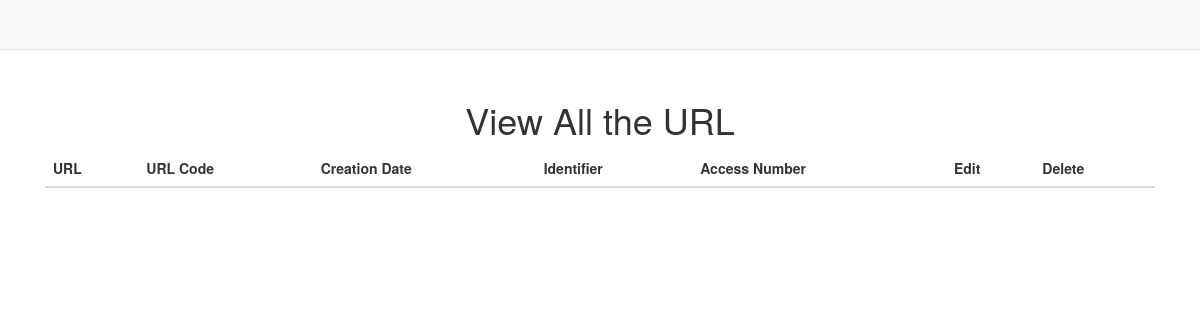
The app's page /url_shortcut/, older data.
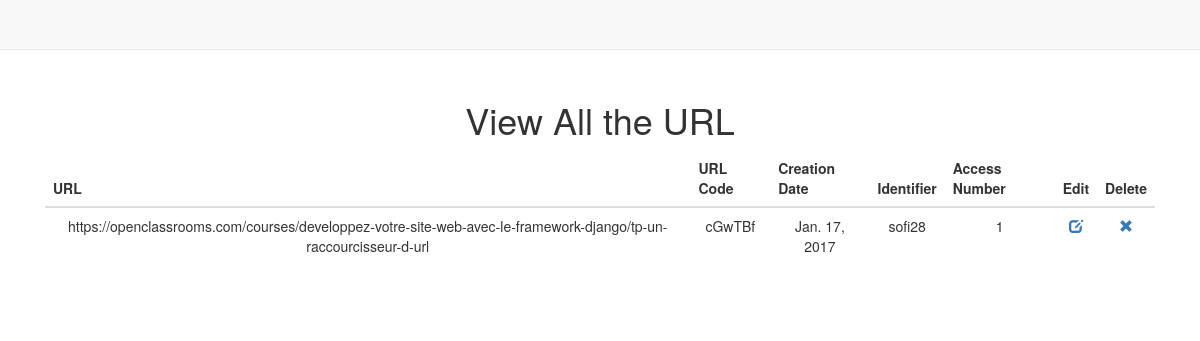
The same page, newer data.
### url_shortcut/models.py (models this page shows, shortened)
class MiniURL(models.Model):
    default_url = models.URLField(verbose_name='Enter the URL', max_length=150, unique=True)
    url_code = models.CharField(max_length=6, unique=True)
    create_at = models.DateField(auto_now_add=True)
    identifier_create = models.CharField(verbose_name='Identifier', max_length=50, blank=True, null=True)
    access_number = models.IntegerField(default=0)
    class Meta:
        verbose_name = "Mini URL"
        verbose_name_plural = "Minis URL"

### url_shortcut/views.py (the view)
def view_all(request):
    mini_urls = MiniURL.objects.order_by('access_number').all()
    return render(request, 'url_shortcut/urls.html', {'urls': mini_urls})

### url_shortcut/templates/url_shortcut/urls.html (shortened to what this page needs)
{% extends "url_shortcut/base.html" %}
{% block content %}
    <h1>View All the URL</h1>
    <table class="table">
        <thead>
            <tr>
                <th>URL</th>
                <th>URL Code</th>
                <th>Creation Date</th>
                <th>Identifier</th>
                <th>Access Number</th>
                <th>Edit</th>
                <th>Delete</th>
            </tr>
        </thead>
        <tbody>
        {% for url in urls %}
            <tr>
                <td>{{ url.default_url }}</td>
                <td>{{ url.url_code }}</td>
                <td>{{ url.create_at }}</td>
                <td>{{ url.identifier_create }}</td>
                <td>{{ url.access_number }}</td>
                <td>
                    <a href="{% url "update_url" url.url_code%}">
                        <i class="glyphicon glyphicon-edit"></i>
                    </a>
                </td>
                <td>
                    <a href="{% url "delete_url" url.url_code%}">
                        <i class="glyphicon glyphicon-remove"></i>
                    </a>
                </td>
            </tr>
        {% endfor %}
        </tbody>
    </table>
{% endblock %}

Row changes from the older to the newer data that the page shows:
added MiniURL: default_url "https://openclassrooms.com/courses/developpez-votre-site-web-avec-le-framework-django/tp-un-raccourcisseur-d-url", url_code "cGwTBf", create_at "Jan. 17, 2017", identifier_create "sofi28", access_number "1"
